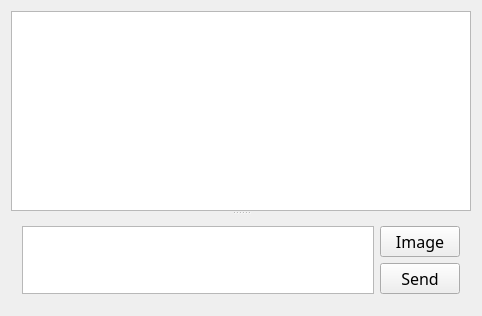
<?xml version="1.0" encoding="UTF-8"?>
<ui version="4.0">
 <class>Widget</class>
 <widget class="QWidget" name="Widget">
  <property name="geometry">
   <rect>
    <x>0</x>
    <y>0</y>
    <width>482</width>
    <height>315</height>
   </rect>
  </property>
  <property name="windowTitle">
   <string>Server</string>
  </property>
  <layout class="QVBoxLayout" name="verticalLayout_2">
   <item>
    <widget class="QSplitter" name="splitter">
     <property name="orientation">
      <enum>Qt::Vertical</enum>
     </property>
     <widget class="QTextEdit" name="tedtOutput">
      <property name="minimumSize">
       <size>
        <width>400</width>
        <height>200</height>
       </size>
      </property>
      <property name="font">
       <font>
        <family>微软雅黑</family>
        <pointsize>12</pointsize>
       </font>
      </property>
      <property name="readOnly">
       <bool>true</bool>
      </property>
     </widget>
     <widget class="QWidget" name="">
      <layout class="QHBoxLayout" name="horizontalLayout">
       <item>
        <widget class="QTextEdit" name="tedtInput">
         <property name="minimumSize">
          <size>
           <width>0</width>
           <height>40</height>
          </size>
         </property>
         <property name="maximumSize">
          <size>
           <width>16777215</width>
           <height>16777215</height>
          </size>
         </property>
         <property name="font">
          <font>
           <family>微软雅黑</family>
           <pointsize>12</pointsize>
          </font>
         </property>
        </widget>
       </item>
       <item>
        <layout class="QVBoxLayout" name="verticalLayout">
         <property name="sizeConstraint">
          <enum>QLayout::SetDefaultConstraint</enum>
         </property>
         <item>
          <widget class="QPushButton" name="btnImage">
           <property name="sizePolicy">
            <sizepolicy hsizetype="Minimum" vsizetype="Preferred">
             <horstretch>0</horstretch>
             <verstretch>0</verstretch>
            </sizepolicy>
           </property>
           <property name="minimumSize">
            <size>
             <width>0</width>
             <height>0</height>
            </size>
           </property>
           <property name="font">
            <font>
             <family>微软雅黑</family>
             <pointsize>12</pointsize>
            </font>
           </property>
           <property name="text">
            <string>Image</string>
           </property>
          </widget>
         </item>
         <item>
          <widget class="QPushButton" name="btnSend">
           <property name="sizePolicy">
            <sizepolicy hsizetype="Minimum" vsizetype="Preferred">
             <horstretch>0</horstretch>
             <verstretch>0</verstretch>
            </sizepolicy>
           </property>
           <property name="minimumSize">
            <size>
             <width>0</width>
             <height>0</height>
            </size>
           </property>
           <property name="font">
            <font>
             <family>微软雅黑</family>
             <pointsize>12</pointsize>
            </font>
           </property>
           <property name="text">
            <string>Send</string>
           </property>
           <property name="shortcut">
            <string>Return</string>
           </property>
          </widget>
         </item>
        </layout>
       </item>
      </layout>
     </widget>
    </widget>
   </item>
  </layout>
 </widget>
 <layoutdefault spacing="6" margin="11"/>
 <resources/>
 <connections/>
</ui>
